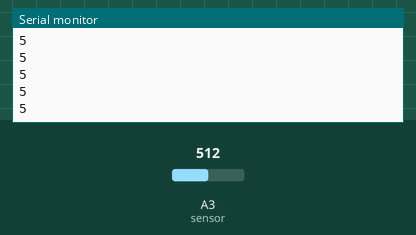
Recording of a sketch running on a simulated Arduino Zero (SAMD21). On the bench: the last lines printed to the serial monitor. The test bench sets the inputs (shaded band); at power-on: A3 (sensor) = 512 (analog values on the 0–1023 scale).

Above: at 1.2 s.
1.3 s: A3 (sensor) set to 716
At 1.41 s:
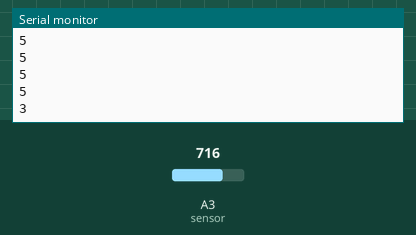
2.8 s: A3 (sensor) set to 900
At 2.81 s:
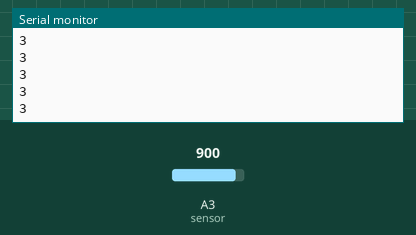
Timing chart, 0 to 5.8 s (numbered marks = the images above; inputs shaded):
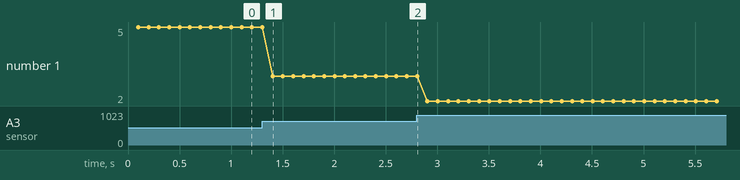

The sketch:

Sharp_IR_GP2Y0A41SK0F_Distance.ino
```cpp
// Sharp IR GP2Y0A41SK0F Distance Test

#define sensor A3 // Sharp IR GP2Y0A41SK0F (4-30cm, analog)

void setup() {
  Serial.begin(9600); // start the serial port

  analogReadResolution(10);
  analogReadAveraging(32);
}

void loop() {

  // 5v
  float volts = analogRead(sensor)*0.0048828125;  // value from sensor * (5/1024)
  int distance = 13*pow(volts, -1); // worked out from datasheet graph
  delay(100); // slow down serial port

  if (distance <= 30){
    Serial.println(distance);   // print the distance
  }
}
```

Measured:
- after the input at 1.3 s, the serial monitor: prints a new line after 0.10 s (image 1)
- plotted number 1: 5 → 3 after the input at 1.3 s, 3 → 2 after the input at 2.8 s
